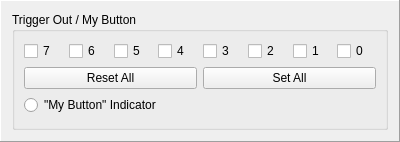
<?xml version="1.0" encoding="UTF-8"?>
<ui version="4.0">
 <class>frmTUT4Online</class>
 <widget class="QFrame" name="frmTUT4Online">
  <property name="geometry">
   <rect>
    <x>0</x>
    <y>0</y>
    <width>400</width>
    <height>142</height>
   </rect>
  </property>
  <property name="windowTitle">
   <string>Frame</string>
  </property>
  <property name="frameShape">
   <enum>QFrame::Panel</enum>
  </property>
  <property name="frameShadow">
   <enum>QFrame::Raised</enum>
  </property>
  <layout class="QGridLayout" name="gridLayout_2">
   <item row="0" column="0">
    <widget class="QGroupBox" name="groupBox">
     <property name="title">
      <string>Trigger Out / My Button</string>
     </property>
     <layout class="QGridLayout" name="gridLayout">
      <item row="2" column="0">
       <layout class="QVBoxLayout" name="verticalLayout">
        <item>
         <layout class="QHBoxLayout" name="horizontalLayout">
          <item>
           <widget class="QPushButton" name="pushButton_ResetAll">
            <property name="text">
             <string>Reset All</string>
            </property>
           </widget>
          </item>
          <item>
           <widget class="QPushButton" name="pushButton_SetAll">
            <property name="text">
             <string>Set All</string>
            </property>
           </widget>
          </item>
         </layout>
        </item>
       </layout>
      </item>
      <item row="1" column="0">
       <layout class="QHBoxLayout" name="horizontalLayout_2">
        <item>
         <widget class="QCheckBox" name="checkBox7">
          <property name="layoutDirection">
           <enum>Qt::LeftToRight</enum>
          </property>
          <property name="text">
           <string>7</string>
          </property>
         </widget>
        </item>
        <item>
         <widget class="QCheckBox" name="checkBox6">
          <property name="text">
           <string>6</string>
          </property>
         </widget>
        </item>
        <item>
         <widget class="QCheckBox" name="checkBox5">
          <property name="text">
           <string>5</string>
          </property>
         </widget>
        </item>
        <item>
         <widget class="QCheckBox" name="checkBox4">
          <property name="text">
           <string>4</string>
          </property>
         </widget>
        </item>
        <item>
         <widget class="QCheckBox" name="checkBox3">
          <property name="text">
           <string>3</string>
          </property>
         </widget>
        </item>
        <item>
         <widget class="QCheckBox" name="checkBox2">
          <property name="text">
           <string>2</string>
          </property>
         </widget>
        </item>
        <item>
         <widget class="QCheckBox" name="checkBox1">
          <property name="text">
           <string>1</string>
          </property>
         </widget>
        </item>
        <item>
         <widget class="QCheckBox" name="checkBox0">
          <property name="text">
           <string>0</string>
          </property>
         </widget>
        </item>
       </layout>
      </item>
      <item row="3" column="0">
       <widget class="QRadioButton" name="MyButton">
        <property name="enabled">
         <bool>true</bool>
        </property>
        <property name="layoutDirection">
         <enum>Qt::LeftToRight</enum>
        </property>
        <property name="text">
         <string>&quot;My Button&quot; Indicator</string>
        </property>
        <property name="checkable">
         <bool>true</bool>
        </property>
        <property name="checked">
         <bool>false</bool>
        </property>
       </widget>
      </item>
     </layout>
    </widget>
   </item>
  </layout>
 </widget>
 <resources/>
 <connections/>
</ui>
